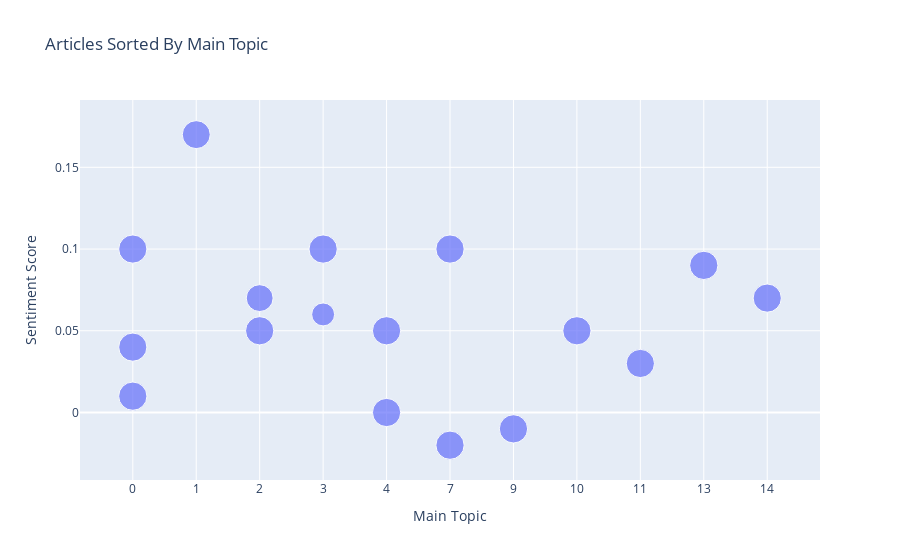

Here is the notebook cell this chart was saved with:
### Markdown cell above
## Visualize all articles on their main topic

### Code cell
df_main_topic['Shortened Address'] = df_main_topic['URL'].str.slice(0,35) #shorten the urls to make them easier to read in hover text

df_main_topic = df_main_topic.sort_values('Main Topic') #sort df by main topic so it is in order in the graph.

fig_w_topics = px.scatter(df_main_topic, x="Main Topic", y="Sentiment Score",
                         size="Main Topic Score", custom_data = ['Shortened Address', 'Sentiment Label', 'Main Topic Score'],
                         title="Articles Sorted By Main Topic")#creating a scatter plot with x, y, and color from our df. 
#The custom_data is what we will add to our hover text

fig_w_topics.update_traces(hovertemplate="<br>".join(["Address: %{customdata[0]}",
                                                     "Sentiment Label: %{customdata[1]}",
                                                     "Main Topic Score :%{customdata[2]}"])
                          )#set the hover text to show whatwas in custom_data

fig_w_topics.update_xaxes(type="category")#turn into categorical not continuous data for the x-axis

fig_w_topics.show()

### Figure 1 — Plotly figure (JSON) as saved in the notebook; plotly's stock layout.template omitted (floating-point values rounded to 4 significant figures)
{"data": [{"customdata": [["https://fox40.com/news/political-co", "Neutral Negative", 0.9971], ["https://abc7amarillo.com/news/natio", "Neutral Positive", 0.9934], ["https://foxreno.com/news/coronaviru", "Neutral", 0.9918], ["https://bit.ly/3L0oHZp", "Positive", 0.9761], ["https://nation.com.pk/08-Apr-2021/r", "Neutral Positive", 0.9007], ["https://www.health.mil/Military-Hea", "Neutral Positive", 0.9973], ["https://komonews.com/news/coronavir", "Neutral Positive", 0.6575], ["https://www.lewrockwell.com/2018/11", "Neutral Positive", 0.9987], ["https://technofog.substack.com/p/ou", "Neutral Positive", 0.9974], ["https://www.foxnews.com/us/pentagon", "Neutral Negative", 0.9944], ["https://childrenshealthdefense.org/", "Neutral Positive", 0.9984], ["https://barrie.ctvnews.ca/cfb-borde", "Neutral Negative", 0.9975], ["https://www.washingtonpost.com/hist", "Neutral Negative", 0.9984], ["https://www.thegatewaypundit.com/20", "Neutral Positive", 0.9961], ["https://www.dailysabah.com/world/eu", "Neutral Negative", 0.9933], ["https://roundingtheearth.substack.c", "Neutral Positive", 0.9979], ["https://www.military.com/daily-news", "Neutral Positive", 0.9934]], "hovertemplate": "Address: %{customdata[0]}<br>Sentiment Label: %{customdata[1]}<br>Main Topic Score :%{customdata[2]}", "legendgroup": "", "marker": {"color": "#636efa", "size": [0.9971, 0.9934, 0.9918, 0.9761, 0.9007, 0.9973, 0.6575, 0.9987, 0.9974, 0.9944, 0.9984, 0.9975, 0.9984, 0.9961, 0.9933, 0.9979, 0.9934], "sizemode": "area", "sizeref": 0.002497, "symbol": "circle"}, "mode": "markers", "name": "", "orientation": "v", "showlegend": false, "type": "scatter", "x": [0, 0, 0, 1, 2, 2, 3, 3, 4, 4, 7, 7, 9, 10, 11, 13, 14], "xaxis": "x", "y": [0.01, 0.1, 0.04, 0.17, 0.07, 0.05, 0.06, 0.1, 0.05, 0, 0.1, -0.02, -0.01, 0.05, 0.03, 0.09, 0.07], "yaxis": "y"}], "layout": {"legend": {"itemsizing": "constant", "tracegroupgap": 0}, "title": {"text": "Articles Sorted By Main Topic"}, "xaxis": {"anchor": "y", "domain": [0, 1], "title": {"text": "Main Topic"}, "type": "category"}, "yaxis": {"anchor": "x", "domain": [0, 1], "title": {"text": "Sentiment Score"}}}}
